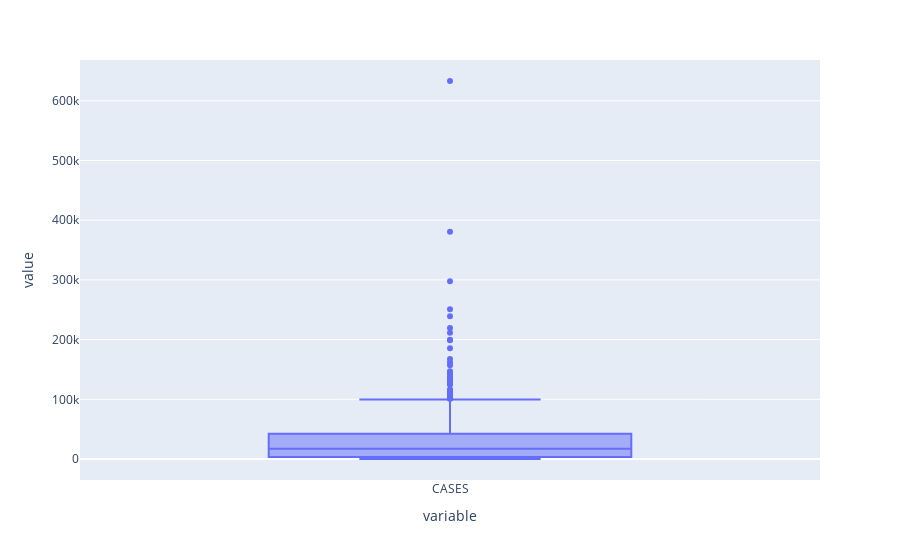

Here is the notebook cell this chart was saved with:
### Code cell
fig = px.box(d['CASES'])
fig.show()

### Figure 1 — Plotly figure (JSON) as saved in the notebook; plotly's stock layout.template omitted (floating-point values rounded to 4 significant figures; data arrays with more than 128 entries replaced by an {"elided": "..."} marker saying what was removed)
{"data": [{"alignmentgroup": "True", "hovertemplate": "variable=%{x}<br>value=%{y}<extra></extra>", "legendgroup": "", "marker": {"color": "#636efa"}, "name": "", "notched": false, "offsetgroup": "", "orientation": "v", "showlegend": false, "type": "box", "x": {"elided": "1014 str values"}, "x0": " ", "xaxis": "x", "y": {"elided": "1014 int values"}, "y0": " ", "yaxis": "y"}], "layout": {"boxmode": "group", "legend": {"tracegroupgap": 0}, "margin": {"t": 60}, "xaxis": {"anchor": "y", "domain": [0, 1], "title": {"text": "variable"}}, "yaxis": {"anchor": "x", "domain": [0, 1], "title": {"text": "value"}}}}
